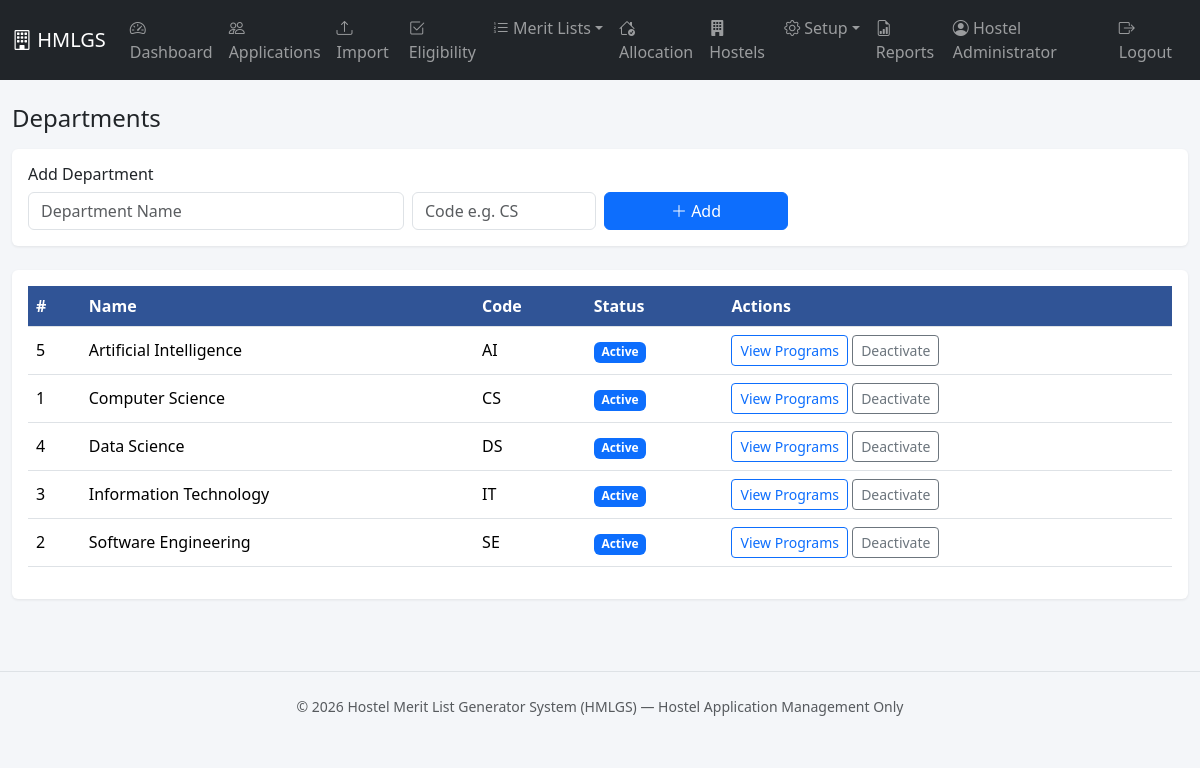
The page /departments/index.php (signed in) on the database its author committed.
### tables this page shows
CREATE TABLE departments (
    id INT AUTO_INCREMENT PRIMARY KEY,
    department_name VARCHAR(150) NOT NULL,
    department_code VARCHAR(20) NOT NULL UNIQUE,
    status ENUM('Active','Inactive') NOT NULL DEFAULT 'Active',
    created_at DATETIME NOT NULL DEFAULT CURRENT_TIMESTAMP,
    updated_at DATETIME NOT NULL DEFAULT CURRENT_TIMESTAMP ON UPDATE CURRENT_TIMESTAMP
);

### includes/functions.php (called while the page is built, shortened)
<?php
function e($value) {
    return htmlspecialchars($value ?? '', ENT_QUOTES, 'UTF-8');
}

### departments/index.php (the view, shortened to what this page needs)
<?php
require_once __DIR__ . '/../config/config.php';
$rows = $pdo->query("SELECT * FROM departments ORDER BY department_name")->fetchAll();
require __DIR__ . '/../includes/header.php';
require __DIR__ . '/../includes/navbar.php';
?>
<div class="container-fluid py-4">
  <h4 class="mb-3">Departments</h4>
  <div class="card p-3 mb-4">
    <h6>Add Department</h6>
    <form method="post" class="row g-2">
      <div class="col-md-4"><input type="text" name="department_name" class="form-control" placeholder="Department Name" required></div>
      <div class="col-md-2"><input type="text" name="department_code" class="form-control" placeholder="Code e.g. CS" required></div>
      <div class="col-md-2"><button class="btn btn-primary w-100"><i class="bi bi-plus-lg"></i> Add</button></div>
    </form>
  </div>
  <div class="card p-3">
    <table class="table table-hover align-middle">
      <thead><tr><th>#</th><th>Name</th><th>Code</th><th>Status</th><th>Actions</th></tr></thead>
      <tbody>
      <?php foreach ($rows as $d): ?>
        <tr>
          <td><?= $d['id'] ?></td>
          <td><?= e($d['department_name']) ?></td>
          <td><?= e($d['department_code']) ?></td>
          <td><span class="badge <?= $d['status']==='Active' ? 'bg-primary' : 'bg-secondary' ?>"><?= e($d['status']) ?></span></td>
          <td>
            <a href="<?= BASE_URL ?>programs/index.php?department_id=<?= $d['id'] ?>" class="btn btn-sm btn-outline-primary">View Programs</a>
            <form method="post" class="d-inline">
              <button class="btn btn-sm btn-outline-secondary"><?= $d['status']==='Active' ? 'Deactivate' : 'Activate' ?></button>
            </form>
          </td>
        </tr>
      <?php endforeach; ?>
      </tbody>
    </table>
  </div>
</div>
<?php require __DIR__ . '/../includes/footer.php'; ?>

### assets/css/style.css (style rules this page uses)
body { background-color: #f4f6f9; }
.card { border: none; box-shadow: 0 1px 3px rgba(0,0,0,.08); }
table.table thead th { background-color: #305496; color: #fff; white-space: nowrap; }

### rows shown on the page
departments: id "5", department_name "Artificial Intelligence", department_code "AI", status "Active", shows "Deactivate"
departments: id "1", department_name "Computer Science", department_code "CS", status "Active", shows "Deactivate"
departments: id "4", department_name "Data Science", department_code "DS", status "Active", shows "Deactivate"
departments: id "3", department_name "Information Technology", department_code "IT", status "Active", shows "Deactivate"
departments: id "2", department_name "Software Engineering", department_code "SE", status "Active", shows "Deactivate"

### other values the page prints
$_SESSION['full_name'] "Hostel Administrator"
APP_NAME "Hostel Merit List Generator System (HMLGS)"
